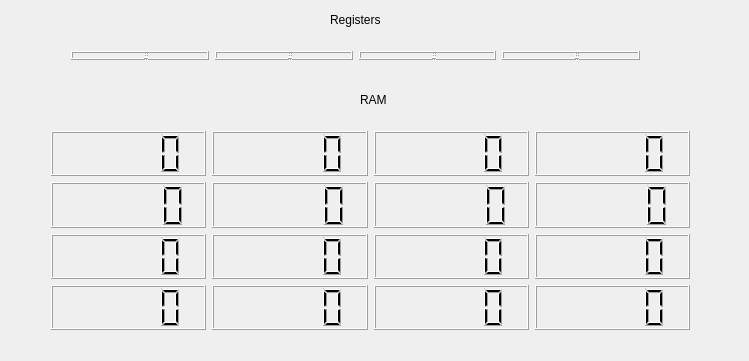
<?xml version="1.0" encoding="UTF-8"?>
<ui version="4.0">
 <class>ramShow</class>
 <widget class="QWidget" name="ramShow">
  <property name="geometry">
   <rect>
    <x>0</x>
    <y>0</y>
    <width>749</width>
    <height>361</height>
   </rect>
  </property>
  <property name="windowTitle">
   <string>ramShow</string>
  </property>
  <widget class="QWidget" name="horizontalLayoutWidget">
   <property name="geometry">
    <rect>
     <x>60</x>
     <y>40</y>
     <width>591</width>
     <height>31</height>
    </rect>
   </property>
   <layout class="QHBoxLayout" name="horizontalLayout">
    <item>
     <widget class="QLCDNumber" name="lcdNumber"/>
    </item>
    <item>
     <widget class="QLCDNumber" name="lcdNumber_2"/>
    </item>
    <item>
     <widget class="QLCDNumber" name="lcdNumber_3"/>
    </item>
    <item>
     <widget class="QLCDNumber" name="lcdNumber_4"/>
    </item>
   </layout>
  </widget>
  <widget class="QWidget" name="horizontalLayoutWidget_2">
   <property name="geometry">
    <rect>
     <x>40</x>
     <y>120</y>
     <width>661</width>
     <height>221</height>
    </rect>
   </property>
   <layout class="QHBoxLayout" name="horizontalLayout_2">
    <item>
     <layout class="QVBoxLayout" name="verticalLayout_2">
      <item>
       <widget class="QLCDNumber" name="lcdNumber_5"/>
      </item>
      <item>
       <widget class="QLCDNumber" name="lcdNumber_9"/>
      </item>
      <item>
       <widget class="QLCDNumber" name="lcdNumber_13"/>
      </item>
      <item>
       <widget class="QLCDNumber" name="lcdNumber_17"/>
      </item>
     </layout>
    </item>
    <item>
     <layout class="QVBoxLayout" name="verticalLayout_3">
      <item>
       <widget class="QLCDNumber" name="lcdNumber_6"/>
      </item>
      <item>
       <widget class="QLCDNumber" name="lcdNumber_10"/>
      </item>
      <item>
       <widget class="QLCDNumber" name="lcdNumber_14"/>
      </item>
      <item>
       <widget class="QLCDNumber" name="lcdNumber_18"/>
      </item>
     </layout>
    </item>
    <item>
     <layout class="QVBoxLayout" name="verticalLayout_4">
      <item>
       <widget class="QLCDNumber" name="lcdNumber_7"/>
      </item>
      <item>
       <widget class="QLCDNumber" name="lcdNumber_11"/>
      </item>
      <item>
       <widget class="QLCDNumber" name="lcdNumber_15"/>
      </item>
      <item>
       <widget class="QLCDNumber" name="lcdNumber_19"/>
      </item>
     </layout>
    </item>
    <item>
     <layout class="QVBoxLayout" name="verticalLayout_5">
      <item>
       <widget class="QLCDNumber" name="lcdNumber_8"/>
      </item>
      <item>
       <widget class="QLCDNumber" name="lcdNumber_12"/>
      </item>
      <item>
       <widget class="QLCDNumber" name="lcdNumber_16"/>
      </item>
      <item>
       <widget class="QLCDNumber" name="lcdNumber_20"/>
      </item>
     </layout>
    </item>
   </layout>
  </widget>
  <widget class="QLabel" name="label">
   <property name="geometry">
    <rect>
     <x>360</x>
     <y>90</y>
     <width>68</width>
     <height>19</height>
    </rect>
   </property>
   <property name="text">
    <string>RAM</string>
   </property>
  </widget>
  <widget class="QLabel" name="label_2">
   <property name="geometry">
    <rect>
     <x>330</x>
     <y>10</y>
     <width>68</width>
     <height>19</height>
    </rect>
   </property>
   <property name="text">
    <string>Registers</string>
   </property>
  </widget>
 </widget>
 <layoutdefault spacing="6" margin="11"/>
 <resources/>
 <connections/>
</ui>
